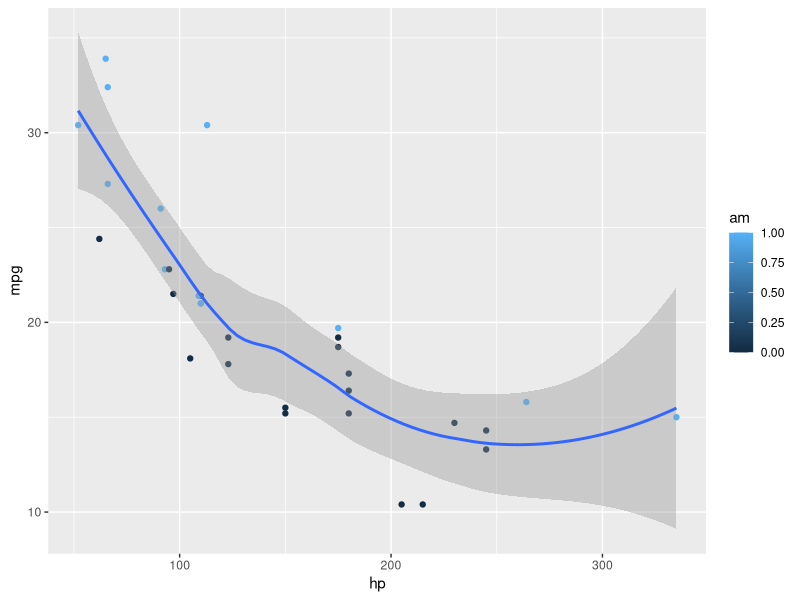

R code for this plot:
## ---- chunk 1
#| echo: true

x <- 5*3
print("X is equal to: ", x)
## ---- chunk 2
library(ggplot2)
ggplot(mtcars, aes(hp, mpg, color = am)) +
  geom_point() +
  geom_smooth(formula = y ~ x, method = "loess")
